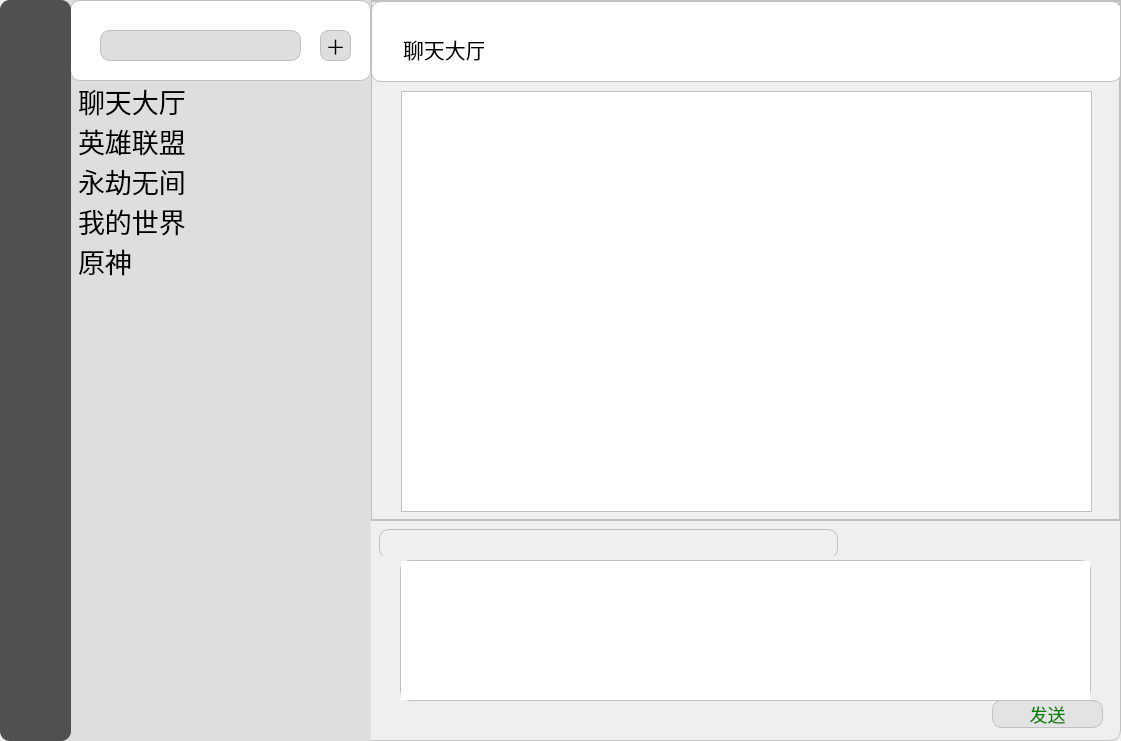
<?xml version="1.0" encoding="UTF-8"?>
<ui version="4.0">
 <class>chatwin</class>
 <widget class="QWidget" name="chatwin">
  <property name="geometry">
   <rect>
    <x>0</x>
    <y>0</y>
    <width>1121</width>
    <height>741</height>
   </rect>
  </property>
  <property name="minimumSize">
   <size>
    <width>1120</width>
    <height>741</height>
   </size>
  </property>
  <property name="windowTitle">
   <string>Form</string>
  </property>
  <property name="styleSheet">
   <string notr="true">border: 1px;
    border-color: Silver;
    border-style: solid;
border-radius: 10px; </string>
  </property>
  <widget class="QWidget" name="meue_wid" native="true">
   <property name="geometry">
    <rect>
     <x>0</x>
     <y>0</y>
     <width>71</width>
     <height>741</height>
    </rect>
   </property>
   <property name="styleSheet">
    <string notr="true">background-color:rgb(80, 80, 80);
border-radius: 10px; 
border:none</string>
   </property>
   <widget class="QLabel" name="logo">
    <property name="geometry">
     <rect>
      <x>10</x>
      <y>20</y>
      <width>51</width>
      <height>51</height>
     </rect>
    </property>
    <property name="styleSheet">
     <string notr="true">border-image:url(:/res/icons/icon1.png)</string>
    </property>
    <property name="text">
     <string/>
    </property>
   </widget>
   <widget class="QWidget" name="layoutWidget">
    <property name="geometry">
     <rect>
      <x>20</x>
      <y>100</y>
      <width>32</width>
      <height>301</height>
     </rect>
    </property>
    <layout class="QVBoxLayout" name="verticalLayout_2">
     <item>
      <widget class="QPushButton" name="chat_btn">
       <property name="minimumSize">
        <size>
         <width>30</width>
         <height>30</height>
        </size>
       </property>
       <property name="maximumSize">
        <size>
         <width>30</width>
         <height>30</height>
        </size>
       </property>
       <property name="text">
        <string/>
       </property>
      </widget>
     </item>
     <item>
      <widget class="QPushButton" name="man_btn">
       <property name="minimumSize">
        <size>
         <width>30</width>
         <height>30</height>
        </size>
       </property>
       <property name="maximumSize">
        <size>
         <width>30</width>
         <height>30</height>
        </size>
       </property>
       <property name="text">
        <string/>
       </property>
      </widget>
     </item>
     <item>
      <widget class="QPushButton" name="date_btn">
       <property name="minimumSize">
        <size>
         <width>30</width>
         <height>30</height>
        </size>
       </property>
       <property name="maximumSize">
        <size>
         <width>30</width>
         <height>30</height>
        </size>
       </property>
       <property name="text">
        <string/>
       </property>
      </widget>
     </item>
     <item>
      <widget class="QPushButton" name="game_btn">
       <property name="minimumSize">
        <size>
         <width>30</width>
         <height>30</height>
        </size>
       </property>
       <property name="maximumSize">
        <size>
         <width>30</width>
         <height>30</height>
        </size>
       </property>
       <property name="text">
        <string/>
       </property>
      </widget>
     </item>
     <item>
      <widget class="QPushButton" name="mus_btn">
       <property name="minimumSize">
        <size>
         <width>30</width>
         <height>30</height>
        </size>
       </property>
       <property name="maximumSize">
        <size>
         <width>30</width>
         <height>30</height>
        </size>
       </property>
       <property name="text">
        <string/>
       </property>
      </widget>
     </item>
     <item>
      <widget class="QPushButton" name="home_btn">
       <property name="minimumSize">
        <size>
         <width>30</width>
         <height>30</height>
        </size>
       </property>
       <property name="maximumSize">
        <size>
         <width>30</width>
         <height>30</height>
        </size>
       </property>
       <property name="text">
        <string/>
       </property>
      </widget>
     </item>
    </layout>
   </widget>
   <widget class="QWidget" name="layoutWidget">
    <property name="geometry">
     <rect>
      <x>20</x>
      <y>559</y>
      <width>32</width>
      <height>161</height>
     </rect>
    </property>
    <layout class="QVBoxLayout" name="verticalLayout">
     <item>
      <widget class="QPushButton" name="info_btn">
       <property name="minimumSize">
        <size>
         <width>30</width>
         <height>30</height>
        </size>
       </property>
       <property name="maximumSize">
        <size>
         <width>30</width>
         <height>30</height>
        </size>
       </property>
       <property name="text">
        <string/>
       </property>
      </widget>
     </item>
     <item>
      <widget class="QPushButton" name="pho_btn">
       <property name="minimumSize">
        <size>
         <width>30</width>
         <height>30</height>
        </size>
       </property>
       <property name="maximumSize">
        <size>
         <width>30</width>
         <height>30</height>
        </size>
       </property>
       <property name="text">
        <string/>
       </property>
      </widget>
     </item>
     <item>
      <widget class="QPushButton" name="function_btn">
       <property name="minimumSize">
        <size>
         <width>30</width>
         <height>30</height>
        </size>
       </property>
       <property name="maximumSize">
        <size>
         <width>30</width>
         <height>30</height>
        </size>
       </property>
       <property name="text">
        <string/>
       </property>
      </widget>
     </item>
    </layout>
   </widget>
  </widget>
  <widget class="QWidget" name="user_wid" native="true">
   <property name="geometry">
    <rect>
     <x>40</x>
     <y>0</y>
     <width>331</width>
     <height>751</height>
    </rect>
   </property>
   <property name="styleSheet">
    <string notr="true">background-color:rgb(222, 222, 222);
border:none;
border-radius: 0px; </string>
   </property>
   <widget class="QWidget" name="select_wid" native="true">
    <property name="geometry">
     <rect>
      <x>30</x>
      <y>0</y>
      <width>301</width>
      <height>81</height>
     </rect>
    </property>
    <property name="styleSheet">
     <string notr="true">background-color:rgb(255, 255, 255);
border: 1px;
border-right: 1px;
    border-color: Silver;
    border-style: solid;
border-radius: 10px;
</string>
    </property>
    <widget class="QLineEdit" name="select_line">
     <property name="geometry">
      <rect>
       <x>30</x>
       <y>30</y>
       <width>201</width>
       <height>31</height>
      </rect>
     </property>
     <property name="styleSheet">
      <string notr="true">border: 1px;
border-radius:10px;
    border-color: Silver;
    border-style: solid;
background-color:rgb(222, 222, 222);
font-size:18px;</string>
     </property>
    </widget>
    <widget class="QPushButton" name="add_btn">
     <property name="geometry">
      <rect>
       <x>250</x>
       <y>30</y>
       <width>31</width>
       <height>31</height>
      </rect>
     </property>
     <property name="styleSheet">
      <string notr="true">

QPushButton{
background-color:rgb(222, 222, 222);
font-size:20px;
border-radius:8px;
}
QPushButton:hover{
	background-color: Silver;
}
QPushButton:pressed{
    background-color: rgb(175, 175, 175);
}
</string>
     </property>
     <property name="text">
      <string>＋</string>
     </property>
    </widget>
   </widget>
   <widget class="QListWidget" name="chat_list">
    <property name="geometry">
     <rect>
      <x>35</x>
      <y>81</y>
      <width>291</width>
      <height>661</height>
     </rect>
    </property>
    <property name="styleSheet">
     <string notr="true">border-radius: 10px;</string>
    </property>
    <item>
     <property name="text">
      <string>聊天大厅</string>
     </property>
     <property name="font">
      <font>
       <pointsize>20</pointsize>
       <weight>50</weight>
       <italic>false</italic>
       <bold>false</bold>
       <underline>false</underline>
       <strikeout>false</strikeout>
      </font>
     </property>
    </item>
    <item>
     <property name="text">
      <string>英雄联盟</string>
     </property>
     <property name="font">
      <font>
       <pointsize>20</pointsize>
      </font>
     </property>
    </item>
    <item>
     <property name="text">
      <string>永劫无间</string>
     </property>
     <property name="font">
      <font>
       <pointsize>20</pointsize>
      </font>
     </property>
    </item>
    <item>
     <property name="text">
      <string>我的世界</string>
     </property>
     <property name="font">
      <font>
       <pointsize>20</pointsize>
      </font>
     </property>
    </item>
    <item>
     <property name="text">
      <string>原神</string>
     </property>
     <property name="font">
      <font>
       <pointsize>20</pointsize>
      </font>
     </property>
    </item>
   </widget>
  </widget>
  <widget class="QPushButton" name="enter_btn">
   <property name="geometry">
    <rect>
     <x>992</x>
     <y>700</y>
     <width>111</width>
     <height>28</height>
    </rect>
   </property>
   <property name="styleSheet">
    <string notr="true">
QPushButton{
    background-color: rgb(227, 227, 227);
	color:green; 
	font-size: 18px;
}
QPushButton:hover{
	background-color: Silver;
    text-decoration: underline;
}
QPushButton:pressed{
    background-color: rgb(175, 175, 175);
}
</string>
   </property>
   <property name="text">
    <string>发送</string>
   </property>
  </widget>
  <widget class="QWidget" name="tool_wid" native="true">
   <property name="geometry">
    <rect>
     <x>359</x>
     <y>519</y>
     <width>781</width>
     <height>41</height>
    </rect>
   </property>
   <property name="styleSheet">
    <string notr="true">border-bottom:0px;</string>
   </property>
   <widget class="QWidget" name="layoutWidget">
    <property name="geometry">
     <rect>
      <x>20</x>
      <y>10</y>
      <width>459</width>
      <height>30</height>
     </rect>
    </property>
    <layout class="QHBoxLayout" name="horizontalLayout">
     <item>
      <widget class="QPushButton" name="emoji_btn">
       <property name="styleSheet">
        <string notr="true">font-size:22px;
border:none;
</string>
       </property>
       <property name="text">
        <string/>
       </property>
      </widget>
     </item>
     <item>
      <widget class="QPushButton" name="cut_btn">
       <property name="styleSheet">
        <string notr="true">font-size:22px;
border:none;
</string>
       </property>
       <property name="text">
        <string/>
       </property>
      </widget>
     </item>
     <item>
      <widget class="QPushButton" name="pic_btn">
       <property name="styleSheet">
        <string notr="true">font-size:22px;
border:none;
</string>
       </property>
       <property name="text">
        <string/>
       </property>
      </widget>
     </item>
     <item>
      <widget class="QPushButton" name="place_btn">
       <property name="styleSheet">
        <string notr="true">font-size:22px;
border:none;
</string>
       </property>
       <property name="text">
        <string/>
       </property>
      </widget>
     </item>
     <item>
      <widget class="QPushButton" name="file_btn">
       <property name="styleSheet">
        <string notr="true">font-size:22px;
border:none;
</string>
       </property>
       <property name="text">
        <string/>
       </property>
      </widget>
     </item>
     <item>
      <widget class="QPushButton" name="zd_btn">
       <property name="styleSheet">
        <string notr="true">font-size:22px;
border:none;
</string>
       </property>
       <property name="text">
        <string/>
       </property>
      </widget>
     </item>
     <item>
      <widget class="QPushButton" name="voice_btn">
       <property name="styleSheet">
        <string notr="true">font-size:22px;
border:none;
</string>
       </property>
       <property name="text">
        <string/>
       </property>
      </widget>
     </item>
    </layout>
   </widget>
  </widget>
  <widget class="QPushButton" name="close_btn">
   <property name="geometry">
    <rect>
     <x>1084</x>
     <y>10</y>
     <width>26</width>
     <height>24</height>
    </rect>
   </property>
   <property name="styleSheet">
    <string notr="true">QPushButton{
    border:none;
}
QPushButton:hover{
    background-color: rgb(219, 75, 75);
}</string>
   </property>
   <property name="text">
    <string/>
   </property>
  </widget>
  <widget class="QPushButton" name="min_btn">
   <property name="geometry">
    <rect>
     <x>1051</x>
     <y>10</y>
     <width>27</width>
     <height>24</height>
    </rect>
   </property>
   <property name="styleSheet">
    <string notr="true">QPushButton{
    border:none;
}
QPushButton:hover{
    background-color: rgb(219, 75, 75);
}</string>
   </property>
   <property name="text">
    <string/>
   </property>
  </widget>
  <widget class="QStackedWidget" name="stackedWidget">
   <property name="geometry">
    <rect>
     <x>370</x>
     <y>0</y>
     <width>751</width>
     <height>521</height>
    </rect>
   </property>
   <property name="maximumSize">
    <size>
     <width>751</width>
     <height>521</height>
    </size>
   </property>
   <property name="styleSheet">
    <string notr="true">border-radius: 0 0 10px 0;</string>
   </property>
   <property name="currentIndex">
    <number>0</number>
   </property>
   <widget class="QWidget" name="page">
    <widget class="QWidget" name="name_wid" native="true">
     <property name="geometry">
      <rect>
       <x>0</x>
       <y>0</y>
       <width>751</width>
       <height>81</height>
      </rect>
     </property>
     <property name="styleSheet">
      <string notr="true">background-color:rgb(255, 255, 255);
border: 1px;
border-right: 1px;
    border-color: Silver;
    border-style: solid;
border-radius: 10px;</string>
     </property>
     <widget class="QLabel" name="label">
      <property name="geometry">
       <rect>
        <x>32</x>
        <y>32</y>
        <width>81</width>
        <height>31</height>
       </rect>
      </property>
      <property name="minimumSize">
       <size>
        <width>81</width>
        <height>31</height>
       </size>
      </property>
      <property name="maximumSize">
       <size>
        <width>81</width>
        <height>31</height>
       </size>
      </property>
      <property name="styleSheet">
       <string notr="true">border:none;
font-size:21px;</string>
      </property>
      <property name="text">
       <string>聊天大厅</string>
      </property>
     </widget>
     <widget class="QLabel" name="online">
      <property name="geometry">
       <rect>
        <x>119</x>
        <y>40</y>
        <width>20</width>
        <height>20</height>
       </rect>
      </property>
      <property name="minimumSize">
       <size>
        <width>20</width>
        <height>20</height>
       </size>
      </property>
      <property name="maximumSize">
       <size>
        <width>20</width>
        <height>20</height>
       </size>
      </property>
      <property name="styleSheet">
       <string notr="true">image:url(:/res/icons/online.png);
border:none;</string>
      </property>
      <property name="text">
       <string/>
      </property>
     </widget>
    </widget>
    <widget class="QListWidget" name="listWidget">
     <property name="geometry">
      <rect>
       <x>30</x>
       <y>90</y>
       <width>691</width>
       <height>421</height>
      </rect>
     </property>
     <property name="styleSheet">
      <string notr="true"/>
     </property>
    </widget>
   </widget>
   <widget class="QWidget" name="page_2"/>
  </widget>
  <widget class="QPlainTextEdit" name="plainTextEdit">
   <property name="geometry">
    <rect>
     <x>400</x>
     <y>560</y>
     <width>691</width>
     <height>141</height>
    </rect>
   </property>
   <property name="styleSheet">
    <string notr="true"/>
   </property>
  </widget>
  <zorder>stackedWidget</zorder>
  <zorder>tool_wid</zorder>
  <zorder>close_btn</zorder>
  <zorder>min_btn</zorder>
  <zorder>user_wid</zorder>
  <zorder>meue_wid</zorder>
  <zorder>plainTextEdit</zorder>
  <zorder>enter_btn</zorder>
 </widget>
 <resources/>
 <connections/>
</ui>
